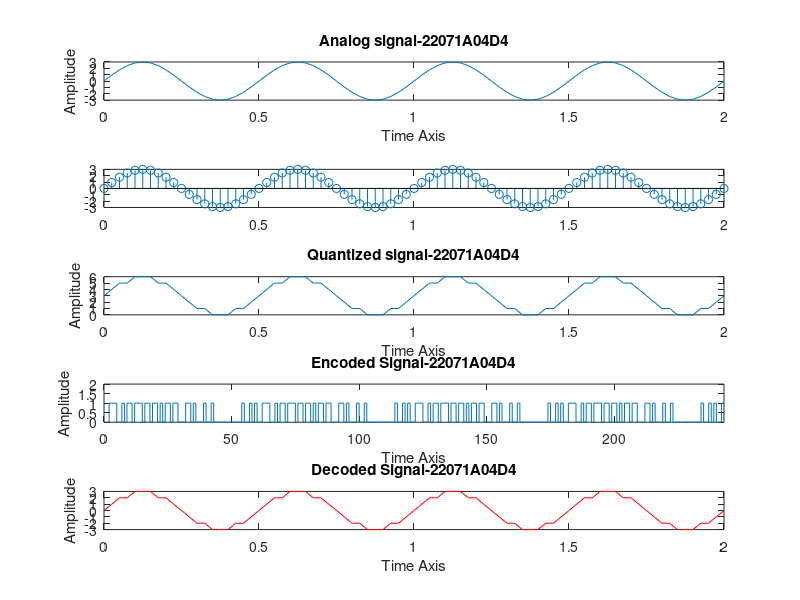

MATLAB code for this plot:
clear all
close all

% Generation of PCM
% PCM signal generation
f=2;
a=3;
fs=20*f;
t= 0:1/fs:2;
x=a*sin(2*pi*f*t);
subplot(5,1,1)
plot(t,x)
title ('Analog signal-22071A04D4');
xlabel('Time Axis');
ylabel('Amplitude');
subplot(5,1,2)
stem(t,x);

% level shifting
x1=x+a;
l=length(x1);
% quantization
q_op=round(x1);

subplot(5,1,3)
plot(t,q_op)
title ('Quantized signal-22071A04D4');
xlabel('Time Axis');
ylabel('Amplitude');

% encoder
enco= dec2bin(q_op);
k=1;
code=zeros(1,l);
for i=1:l
for j=1:3
code(k)= enco(i,j)-48;
k=k+1;
end
end
subplot(5,1,4),stairs(code);
axis([0 243 0 2]);
title('Encoded Signal-22071A04D4');
xlabel('Time Axis');
ylabel('Amplitude');
% receiver
deco= bin2dec(enco);
% shifting amplitude level
xr=deco-a;
%plotting
subplot(5,1,5)
plot(t,xr,'r')
title('Decoded Signal-22071A04D4')
xlabel('Time Axis');
ylabel('Amplitude');